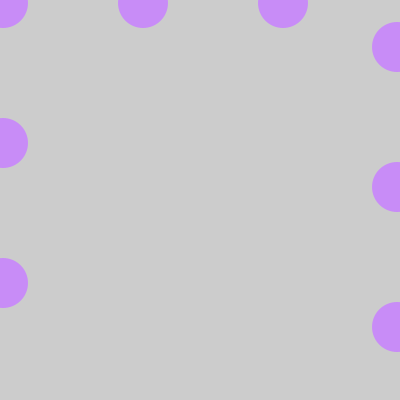
Frame 1 (no input)
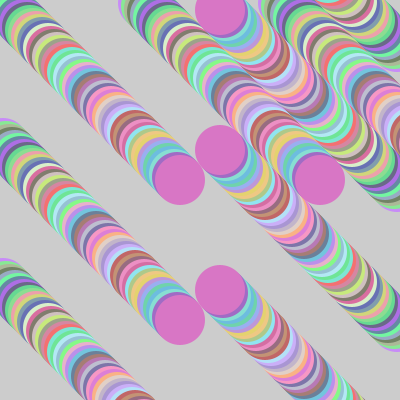
Frame 60 (the mouse pressed at the canvas centre just before this capture)
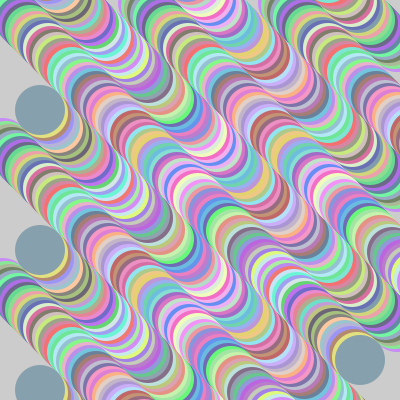
Frame 120 (the mouse held since frame 60 and released just before this capture)

The Processing sketch that drew these frames (run headless with seeded random() and noise(); from frame 60 on, the mouse is pressed at the canvas centre):

// Processing sketch: processing_72422
// ── processing_72422.pde

float circleX=0;
float circleY=0;
float circleX2=400;
float circleY2=400;
void setup() {
  size(400,400);
 
}

void draw(){
  circleX=circleX+3;
  circleY=circleY+3;
  circleX2=circleX2-3;
  circleY2=circleY2-3;
  noStroke();
  fill(random(100,255),random(100,255),random(100,255));
  
  ellipse (circleX2 % width,circleY2-70 % height,50,50);
  ellipse (circleX % width +140,circleY % height,50,50);
  ellipse (circleX2 % width,circleY2-210 % height,50,50);
  ellipse (circleX % width +280,circleY % height,50,50);
  ellipse (circleX2 % width,circleY2-350 % height,50,50);
  
  ellipse (circleX % width,circleY % height,50,50);
  ellipse (circleX2 % width,circleY2 % height+70,50,50);
  ellipse (circleX % width,circleY% height+140 ,50,50);
  ellipse (circleX2 % width,circleY2 % height+210,50,50);
  ellipse (circleX % width,circleY% height+280 ,50,50);
  ellipse (circleX2 % width,circleY2 % height+350,50,50);
  
  
}
